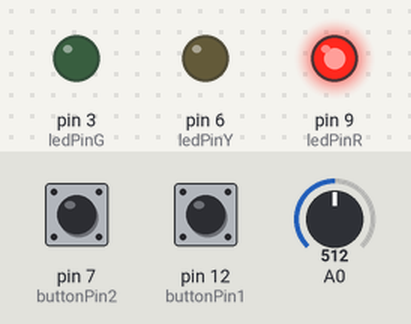
Bench run of a sketch on a simulated Arduino Uno, built with avr-gcc and run on an emulated ATmega328P. Parts: output pins drawn as LEDs (lit = HIGH). Inputs (shaded band) come from the test bench; at power-on: pin 12 (buttonPin1) LOW, pin 7 (buttonPin2) LOW, A0 = 512.

Above: at 1.2 s.
1.3 s: pin 12 (buttonPin1) pulled HIGH for 0.15 s
At 2.0 s:
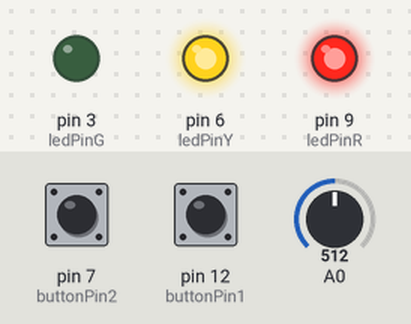
2.9 s: pin 7 (buttonPin2) pulled HIGH for 0.15 s
At 3.2 s:
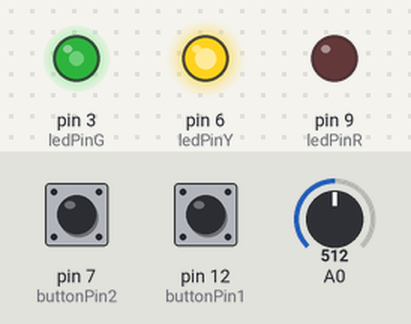
4.5 s: pin 12 (buttonPin1) pulled HIGH for 1 s
At 5.6 s:
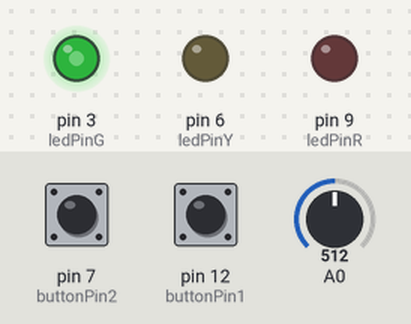
7.0 s: pin 7 (buttonPin2) pulled HIGH for 1 s
At 7.5 s:
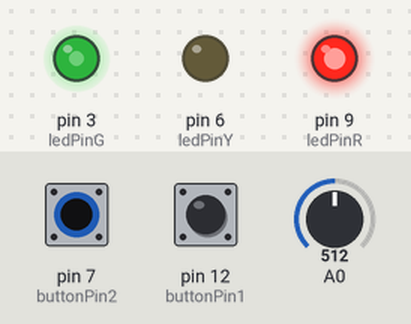
9.5 s: pin 12 (buttonPin1) pulled HIGH for 3.2 s
At 10.6 s:
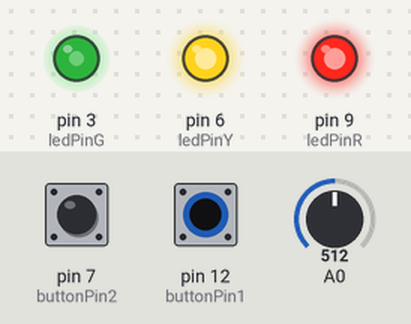
14.2 s: pin 7 (buttonPin2) pulled HIGH for 3.2 s
At 15.4 s:
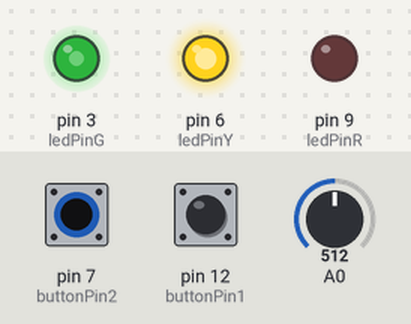
Timing chart, 0 to 17.2 s (numbered marks = the images above; inputs shaded):
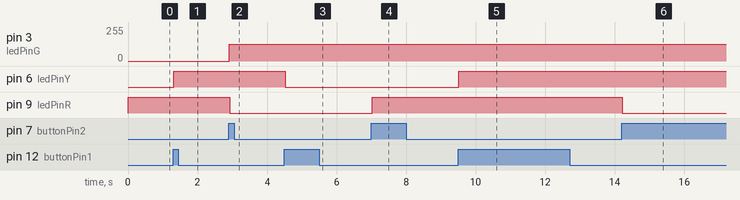

Measured:
- after the input at 1.3 s, pin 6 (ledPinY): LOW → HIGH at once
- after the input at 2.9 s, pin 3 (ledPinG): 0/255 → 127/255 at once; pin 9 (ledPinR): HIGH → LOW at once
- after the input at 4.5 s, pin 6 (ledPinY): HIGH → LOW at once
- after the input at 7.0 s, pin 9 (ledPinR): LOW → HIGH at once
- after the input at 9.5 s, pin 6 (ledPinY): LOW → HIGH at once
- after the input at 14.2 s, pin 9 (ledPinR): HIGH → LOW at once

The sketch:

sketch_3.ino
```cpp
/* DELUPPGIFT 1.3: Koppla upp hela kretsen med lämpliga resistor-värden och skriv en väldigt enkel
 Arduinoapplikation som visar att
 a. Tryckknapp kopplad till tex GPIO1 (valfri pinne) går att läsa av (tex: genom att
 den styr Diod-R), På/AV. Knappen ska TOGGLA På/Av så att lysdioden
 stannar i tillståndet På/Av då knappen inte rörs.
 b. Tryckknapp kopplad till tex GPIO2 (valfri pinne) går att läsa av (tex: genom att
 den styr Diod-G), På/AV. Knappen ska TOGGLA På/Av så att lysdioden
 stannar i tillståndet På/Av då knappen inte rörs.
 c. Vridpotentiometers värde går att läsa av (tex: genom att den styr Diod-B), Läs
 in ADC på A0, mata ut PWM på pinne 3.*/


const int buttonPin1 = 12;
const int ledPinR = 9;
boolean redLedOn = false;

const int buttonPin2 = 7;
const int ledPinY = 6;
boolean yellowLedOn = false;

const int debounceDelay = 10;

const int ledPinG = 3;
int adcValue;


void setup() {
  pinMode(buttonPin1, INPUT);
  pinMode(buttonPin2, INPUT);
  pinMode(ledPinR, OUTPUT);
  pinMode(ledPinY, OUTPUT);
  pinMode(ledPinG, OUTPUT);
}

void loop() {
  // Red light push button 1
  toggleButton(buttonPin1, ledPinR, redLedOn);

  // yellow light push button 2
  toggleButton(buttonPin2, ledPinY, yellowLedOn);

  // green light controlled by potentiometer
  adcValue = analogRead(A0);
  analogWrite(ledPinG, map(adcValue, 0, 1023, 0, 255));
}


void toggleButton(int buttonPin, int ledPin, boolean &ledOn) {
  if (digitalRead(buttonPin) == LOW) {       // if the button is pressed
    delay(10);                                // delay to skip the bounce
    if(digitalRead(buttonPin) == LOW) {      // confirm
      ledOn = reverseLED(ledPin, ledOn); // reverse
      while(digitalRead(buttonPin) == LOW);  // wait for releasing.
      delay(10);
    }
  }
}

boolean reverseLED(int ledPin, boolean isLighting) {
  if (isLighting) {
    digitalWrite(ledPin, LOW);
    return false;
  }
  else {
    digitalWrite(ledPin, HIGH);
    return true;
  }
}
```
